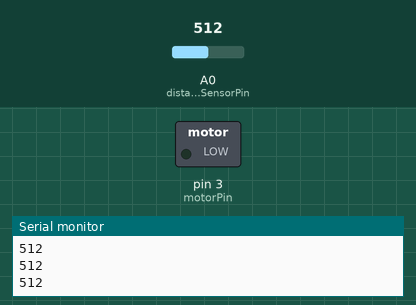
Recording of a sketch running on a simulated Arduino Uno, built with avr-gcc and run on an emulated ATmega328P. Shown: switched loads named in the sketch (green lamp = pin HIGH), the last lines printed to the serial monitor. Inputs (shaded band) come from the test bench; at power-on: A0 (distanceSensorPin) = 512.

Above: at 1.2 s.
1.3 s: A0 (distanceSensorPin) set to 366
2.8 s: A0 (distanceSensorPin) set to 335
At 4.0 s:
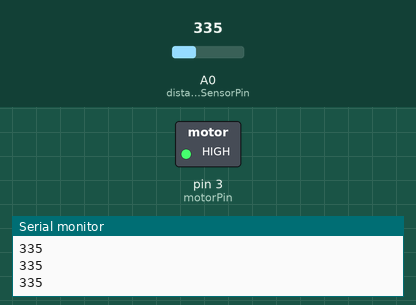
4.3 s: A0 (distanceSensorPin) set to 435
5.8 s: A0 (distanceSensorPin) set to 458
At 6.9 s:
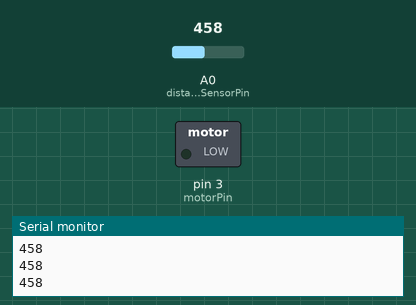
7.3 s: A0 (distanceSensorPin) set to 306
At 8.2 s:
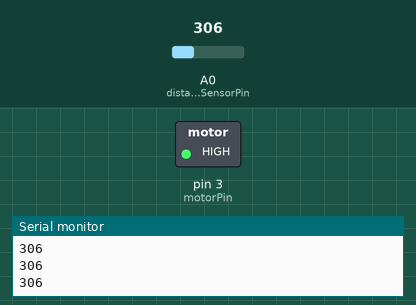
Timing chart, 0 to 9.8 s (numbered marks = the images above; inputs shaded):
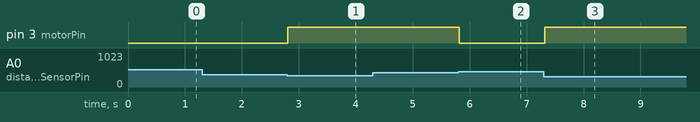

Measured:
- the behaviour switches between 350 and 349 on A0 (distanceSensorPin) (found by bisection; images 0 and 1)
- the behaviour switches between 450 and 451 on A0 (distanceSensorPin) (found by bisection; images 1 and 2)
- after the input at 2.8 s, pin 3 (motorPin): LOW → HIGH at once
- after the input at 5.8 s, pin 3 (motorPin): HIGH → LOW at once
- after the input at 7.3 s, pin 3 (motorPin): LOW → HIGH at once

The sketch:

ex2.ino
```cpp
int motorPin = 3;
int distanceSensorPin = 0;

int distance = 0;
int DISTANCE_THRESHOLD = 400;
String status = "";


void setup() {
    pinMode(motorPin, OUTPUT);
    pinMode(distanceSensorPin, INPUT);
    Serial.begin(9600);
}

void loop(){
    distance = analogRead(distanceSensorPin);
    Serial.println(distance);
    if(distance < DISTANCE_THRESHOLD - 50){
        status = "forward";
    }
    if(distance > DISTANCE_THRESHOLD + 50){
        status = "backward";
    }

    if(status == "forward"){
        analogWrite(motorPin, 255);
    }else if(status == "backward"){
        analogWrite(motorPin, 0);
    }

    delay(100);
}
```
